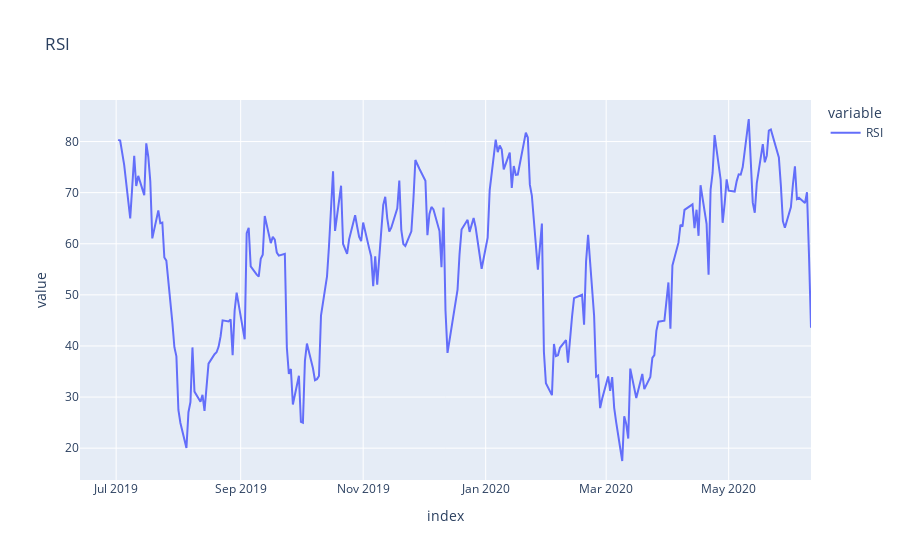

The cell this chart's notebook holds for it:
### Code cell
fig = px.line(df.RSI, title='RSI')
fig.show()

### Figure 1 — Plotly figure (JSON) as saved in the notebook; plotly's stock layout.template omitted (floating-point values rounded to 4 significant figures; data arrays with more than 128 entries replaced by an {"elided": "..."} marker saying what was removed)
{"data": [{"hovertemplate": "variable=RSI<br>index=%{x}<br>value=%{y}<extra></extra>", "legendgroup": "RSI", "line": {"color": "#636efa", "dash": "solid"}, "mode": "lines", "name": "RSI", "orientation": "v", "showlegend": true, "type": "scatter", "x": {"elided": "252 str values"}, "xaxis": "x", "y": {"elided": "252 float values"}, "yaxis": "y"}], "layout": {"legend": {"title": {"text": "variable"}, "tracegroupgap": 0}, "title": {"text": "RSI"}, "xaxis": {"anchor": "y", "domain": [0, 1], "title": {"text": "index"}}, "yaxis": {"anchor": "x", "domain": [0, 1], "title": {"text": "value"}}}}
